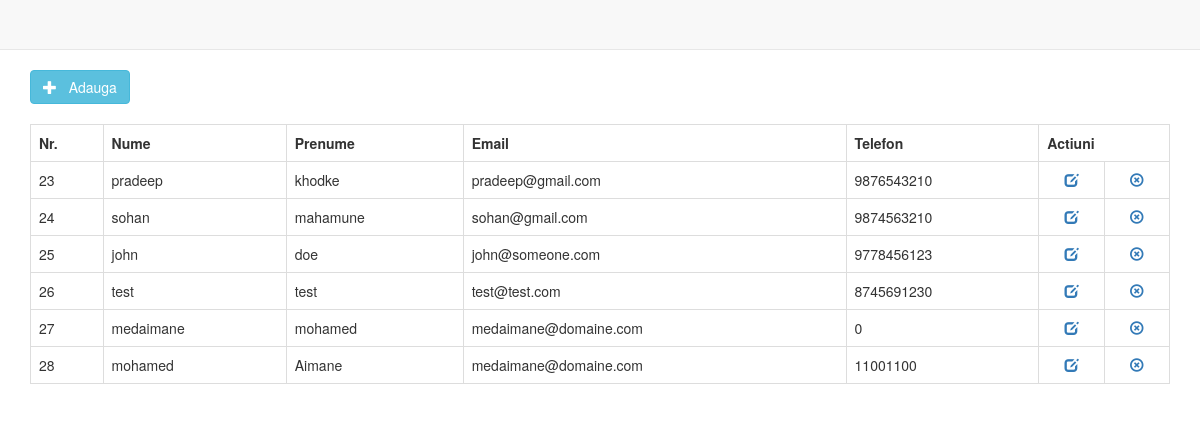
The page / on the database its author committed.
### tables this page shows
CREATE TABLE `tbl_users` (
  `id` int(11) NOT NULL,
  `first_name` varchar(25) NOT NULL,
  `last_name` varchar(25) NOT NULL,
  `email_id` varchar(50) NOT NULL,
  `contact_no` bigint(10) NOT NULL
);

### class.crud.php (the view, shortened to what this page needs)
<?php
class crud
{
	private $db;
	function __construct($DB_con)
	{
		$this->db = $DB_con;
	}
	public function dataview($query)
	{
		$stmt = $this->db->prepare($query);
		$stmt->execute();
		if($stmt->rowCount() > 0)
		{
			while($row=$stmt->fetch(PDO::FETCH_ASSOC))
			{
				?>
                <tr>
                	<td><?php print($row['id']); ?></td>
                	<td><?php print($row['first_name']); ?></td>
                	<td><?php print($row['last_name']); ?></td>
                	<td><?php print($row['email_id']); ?></td>
                	<td><?php print($row['contact_no']); ?></td>
                	<td align="center">
                	<a href="edit-data.php?edit_id=<?php print($row['id']); ?>">
					<i class="glyphicon glyphicon-edit"></i>
					</a>
                	</td>
                	<td align="center">
                	<a href="delete.php?delete_id=<?php print($row['id']); ?>">
					<i class="glyphicon glyphicon-remove-circle"></i>
					</a>
                	</td>
                </tr>
                <?php
			}
		}
		else
		{
			?>
            <tr>
            <td>Nici un utilisator...</td>
            </tr>
            <?php
		}
	}
}
?>

### header.php (shortened to what this page needs)
<!DOCTYPE html>
<html xmlns="http://www.w3.org/1999/xhtml">
<head>
<link href="bootstrap/css/bootstrap.min.css" rel="stylesheet" media="screen">
</head>
<body>
	<div class="navbar navbar-default navbar-static-top" role="navigation">
	</div>

### index.php (shortened to what this page needs)
<?php include_once 'dbconfig.php'; ?>
<?php include_once 'header.php'; ?>
<div class="container">
    <a href="add-data.php" class="btn btn-large btn-info">
        <i class="glyphicon glyphicon-plus"></i> &nbsp; Adauga
    </a>
</div>
<br />
<div class="container">
	<table class='table table-bordered table-responsive'>
        <tr>
            <th>Nr.</th>
            <th>Nume </th>
            <th>Prenume</th>
            <th>Email</th>
            <th>Telefon</th>
            <th colspan="2" align="center">Actiuni</th>
        </tr>
        <?php
		  $crud->dataview("SELECT * FROM tbl_users");
	    ?>
    </table>
</div>
<?php include_once 'footer.php'; ?>

### footer.php (shortened to what this page needs)
</body>
</html>

### rows shown on the page
tbl_users: id "23", first_name "pradeep", last_name "khodke", email "pradeep@gmail.com", contact_no "9876543210"
tbl_users: id "24", first_name "sohan", last_name "mahamune", email "sohan@gmail.com", contact_no "9874563210"
tbl_users: id "25", first_name "john", last_name "doe", email "john@someone.com", contact_no "9778456123"
tbl_users: id "26", first_name "test", last_name "test", email "test@test.com", contact_no "8745691230"
tbl_users: id "27", first_name "medaimane", last_name "mohamed", email "medaimane@domaine.com", contact_no "0"
tbl_users: id "28", first_name "mohamed", last_name "Aimane", email "medaimane@domaine.com", contact_no "11001100"
